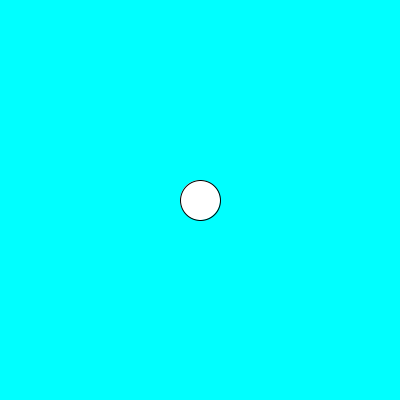
Frame 1 (no input)
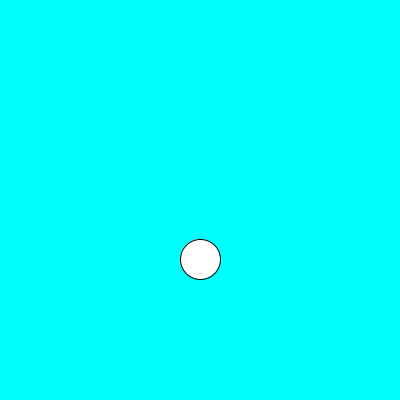
Frame 60 (the mouse pressed at the canvas centre just before this capture)
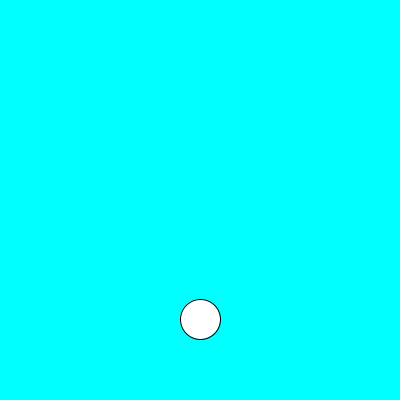
Frame 120 (the mouse held since frame 60 and released just before this capture)

The Processing sketch that drew these frames (run headless with seeded random() and noise(); from frame 60 on, the mouse is pressed at the canvas centre):

// Processing sketch: sherwingame
// ── sherwingame.pde
float playerX = 200;
float playerY = 200;

void setup(){
  size(400,400);
}

void draw(){
  background(0,255,255);
  ellipse(playerX,playerY,40,40);
  if(key == 'd' ){
    playerX += 10;
  }
  if(key == 'a' ){
    playerX -= 10;
  }
  if(key == 'w' ){
    playerY -= 10;
}
  playerY += 1;
  if(playerY > 380){
    playerY = 380;
  }
}
